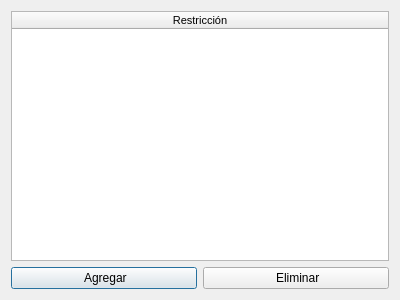
<?xml version="1.0" encoding="UTF-8"?>
<ui version="4.0">
 <class>RestriccionesDialog</class>
 <widget class="QDialog" name="RestriccionesDialog">
  <property name="geometry">
   <rect>
    <x>0</x>
    <y>0</y>
    <width>400</width>
    <height>300</height>
   </rect>
  </property>
  <property name="windowTitle">
   <string>Restricciones</string>
  </property>
  <property name="windowIcon">
   <iconset resource="../images/Resource_ha.qrc">
    <normaloff>:/F1/fromHelyx/mainicon.svg</normaloff>:/F1/fromHelyx/mainicon.svg</iconset>
  </property>
  <layout class="QGridLayout" name="gridLayout">
   <item row="0" column="0">
    <widget class="QTableWidget" name="restricciones_tableWidget">
     <property name="font">
      <font>
       <family>MS Shell Dlg 2</family>
       <pointsize>8</pointsize>
      </font>
     </property>
     <attribute name="horizontalHeaderShowSortIndicator" stdset="0">
      <bool>false</bool>
     </attribute>
     <attribute name="horizontalHeaderStretchLastSection">
      <bool>true</bool>
     </attribute>
     <column>
      <property name="text">
       <string>Restricción</string>
      </property>
     </column>
    </widget>
   </item>
   <item row="1" column="0">
    <layout class="QHBoxLayout" name="horizontalLayout">
     <item>
      <widget class="QPushButton" name="agregar_pushButton">
       <property name="text">
        <string> Agregar</string>
       </property>
       <property name="icon">
        <iconset resource="../images/Resource_ha.qrc">
         <normaloff>:/F1/fromHelyx/reconstruct16.png</normaloff>:/F1/fromHelyx/reconstruct16.png</iconset>
       </property>
      </widget>
     </item>
     <item>
      <widget class="QPushButton" name="eliminar_pushButton">
       <property name="text">
        <string> Eliminar</string>
       </property>
       <property name="icon">
        <iconset resource="../images/Resource_ha.qrc">
         <normaloff>:/F1/fromHelyx/erase16.png</normaloff>:/F1/fromHelyx/erase16.png</iconset>
       </property>
      </widget>
     </item>
    </layout>
   </item>
  </layout>
 </widget>
 <resources>
  <include location="../images/Resource_ha.qrc"/>
 </resources>
 <connections>
  <connection>
   <sender>agregar_pushButton</sender>
   <signal>clicked()</signal>
   <receiver>RestriccionesDialog</receiver>
   <slot>addRestriction()</slot>
   <hints>
    <hint type="sourcelabel">
     <x>71</x>
     <y>277</y>
    </hint>
    <hint type="destinationlabel">
     <x>199</x>
     <y>149</y>
    </hint>
   </hints>
  </connection>
  <connection>
   <sender>eliminar_pushButton</sender>
   <signal>clicked()</signal>
   <receiver>RestriccionesDialog</receiver>
   <slot>deleteRestriction()</slot>
   <hints>
    <hint type="sourcelabel">
     <x>296</x>
     <y>277</y>
    </hint>
    <hint type="destinationlabel">
     <x>199</x>
     <y>149</y>
    </hint>
   </hints>
  </connection>
 </connections>
 <slots>
  <slot>addRestriction()</slot>
  <slot>deleteRestriction()</slot>
 </slots>
</ui>
